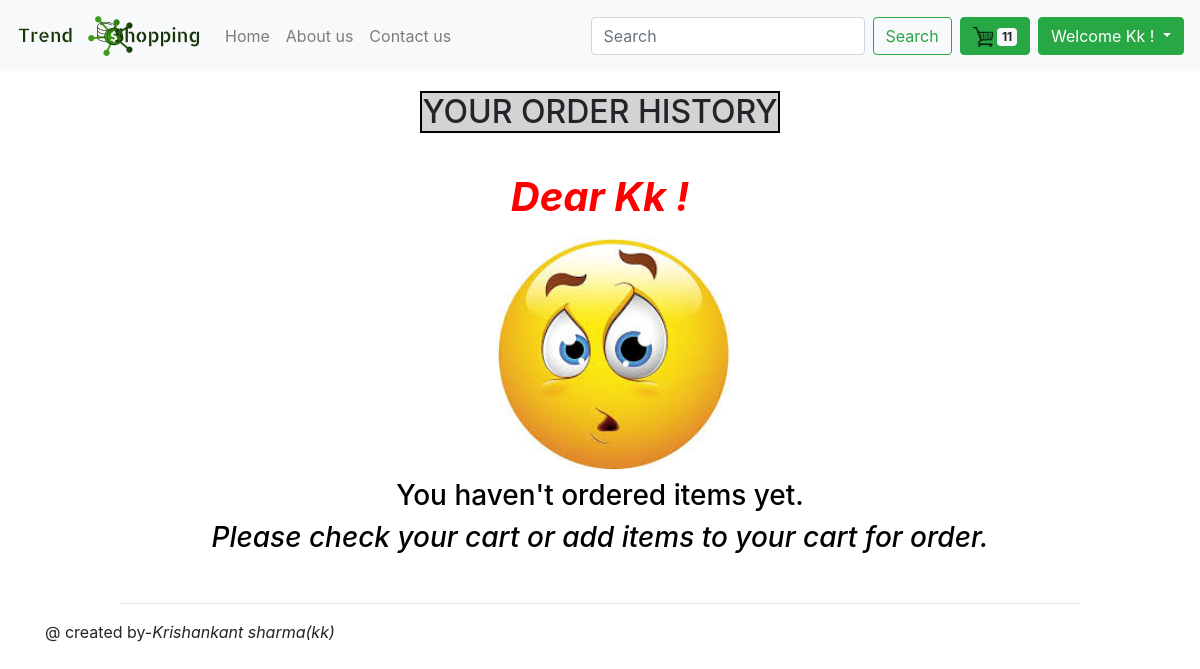
/payment-history/ (signed in), run on an earlier commit of the app's database.
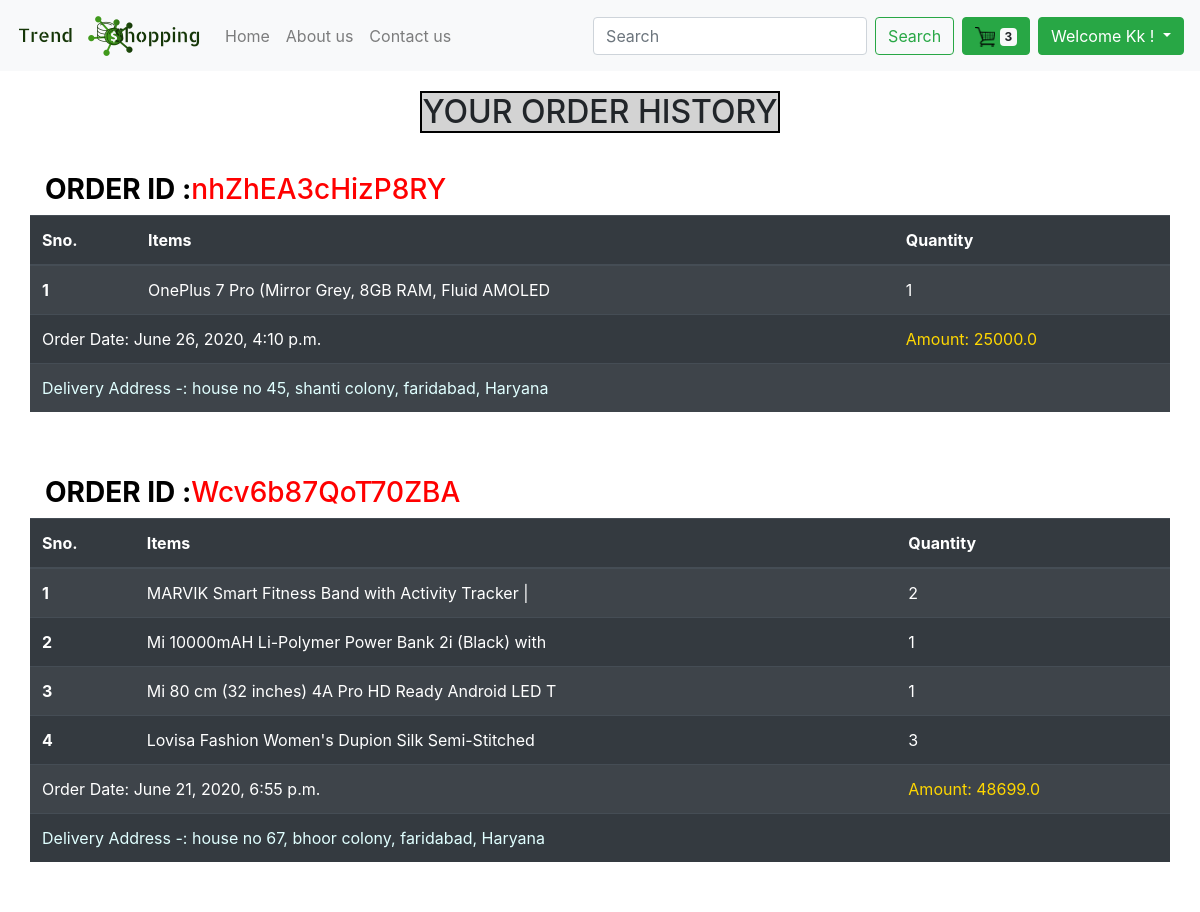
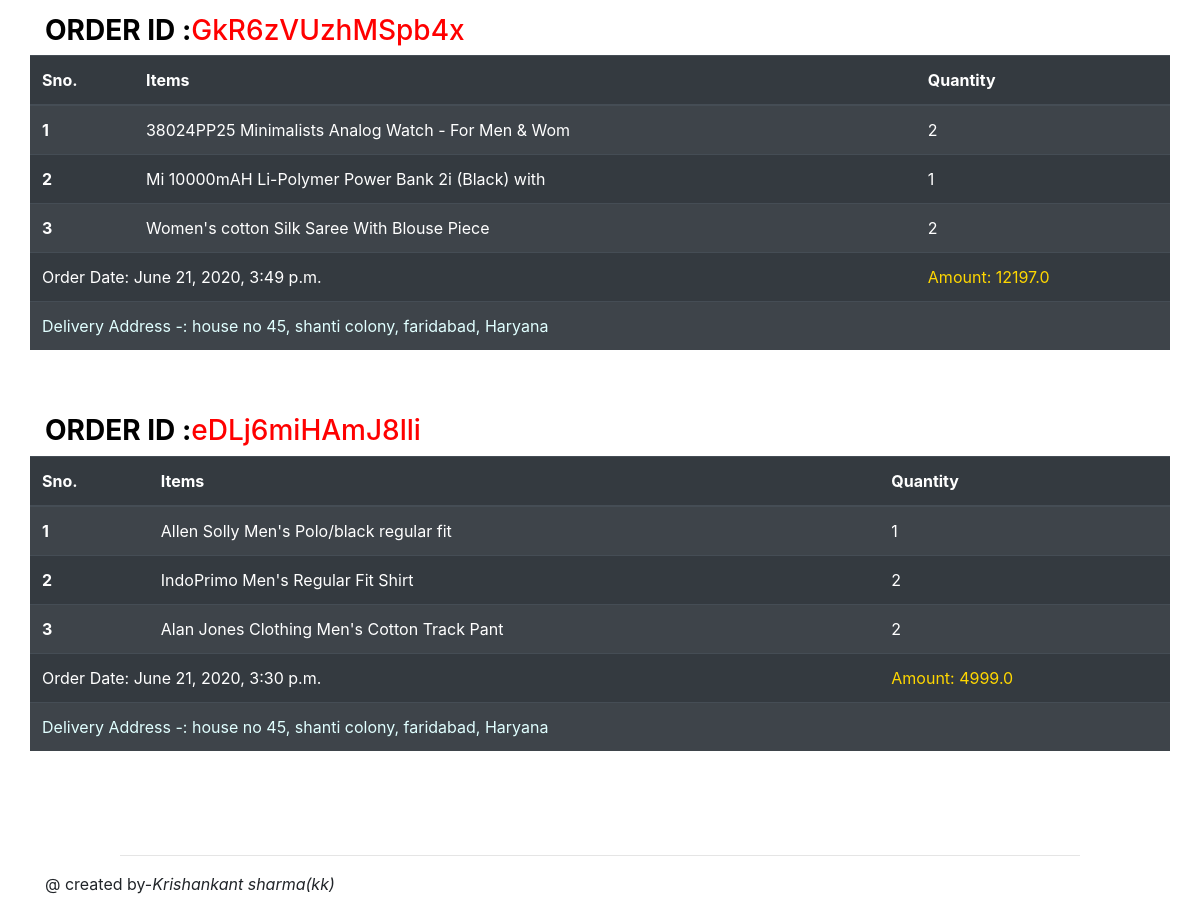
And on a later commit of the database (2 pictures, top to bottom).
### myapp/models.py (models this page shows, shortened)
class Order(models.Model):
    STATUS=(
            ('Not order','Not order'),
            ('Out for delivery','Out for delivery'),
            ('delivered','delivered'),
            )
    user=models.ForeignKey(settings.AUTH_USER_MODEL, on_delete=models.CASCADE)
    unique_id = models.CharField(max_length=20,default="")
    items=models.ManyToManyField(OrderItem)
    start_date=models.DateTimeField(auto_now=True)
    order_date=models.DateTimeField()
    complete_date=models.DateTimeField(null=True, blank=True)
    ordered=models.BooleanField(default=False)
    status = models.CharField(max_length=100, default="not order",choices=STATUS)
    payment_price=models.FloatField(default=0)
    delivery_address=models.ForeignKey('CheckoutForm',on_delete=models.SET_NULL,blank=True,null=True)
    def __str__(self):
        return f"{self.user}-({self.status})"
    def final(self):
        total=0
        for item in self.items.all():
            total += item.final_price()
        return total
    amount=property(final)
    class Meta:
        ordering=["status"]

class OrderItem(models.Model):
    user = models.ForeignKey(settings.AUTH_USER_MODEL, on_delete=models.CASCADE,)
    ordered = models.BooleanField(default=False)
    item=models.ForeignKey(product, on_delete=models.CASCADE)
    quantity = models.IntegerField(default=1)

class product(models.Model):
  product_id=models.AutoField
  slug=models.SlugField(max_length=250, blank=True)
  product_name=models.CharField(max_length=50)
  category=models.CharField(max_length=50,default="")
  sub_category=models.CharField(max_length=50,default="")
  desc=models.CharField(max_length=1000)
  price=models.IntegerField(default=0)
  discount_price=models.IntegerField(default=0,blank=True)
  new=models.BooleanField(default=False)
  pub_date=models.DateField()
  image=models.ImageField(upload_to='app/images',default="")
  image1 = models.ImageField(upload_to='app/images', default="")
  image2 = models.ImageField(upload_to='app/images', default="")
  image3 = models.ImageField(upload_to='app/images', default="")
  image4 = models.ImageField(upload_to='app/images', default="")
  def __str__(self):
    return self.product_name

class CheckoutForm(models.Model):
    user =models.CharField(max_length=20,default="")
    first_name= models.CharField(max_length=100)
    last_name= models.CharField(max_length=100)
    phone=PhoneNumberField()
    city=models.CharField(max_length=100)
    state=models.CharField(max_length=100)
    zip=models.CharField(max_length=100)
    house_no=models.CharField(max_length=1000)
    address=models.CharField(max_length=1000)
    corresponding=models.CharField(max_length=1000,blank=True)
    payment_mode=models.CharField(max_length=100,default="")
    class Meta:
        verbose_name_plural="Addresses"

### myapp/views.py (the view)
# urls.py: path('payment-history/',views.order_history,name='payment-history'),
def order_history(request):
    ord=Order.objects.filter(user=request.user,ordered=True,status='Out for delivery')
    user_items= OrderItem.objects.filter(user=request.user,ordered=False)
    items=user_items.values('quantity')
    count=0
    for x in items:
        count += x['quantity']
    order=ord.reverse()[::-1]
    print(order)
    context={'order':order,'count':count}
    return render(request,'order-history.html',context)

### templates/order-history.html (shortened to what this page needs)
{% extends 'basic.html' %}
{% block  body %}
<div style="margin-top:20px">
    <h2 style="text-align:center;border:2px solid black;margin-left:35%;margin-right:35%;background-color:lightgrey;margin-bottom:40px">YOUR ORDER HISTORY</h2>
    {% for i in order %}
    <h3 class="container" style="color:black"><b>ORDER ID :</b><span style="color:red">{{i.unique_id}}</span></h3>
    <table class="table table-striped table-dark container">
    <thead>
    <tr>
        <th scope="col">Sno.</th>
        <th scope="col">Items</th>
        <th scope="col">Quantity</th>
    </tr>
    </thead>
    <tbody>
    {% for j in i.items.all %}
    <tr>
        <th scope="row">{{forloop.counter}}</th>
        <td>{{j.item}}</td>
        <td>{{j.quantity}}</td>
    </tr>
    {% endfor %}
    <tr>
        <td colspan="2">Order Date: {{i.complete_date}}</td>
        <td style="color:gold">Amount: {{i.payment_price}}</td>
    </tr>
    <tr>
        <td colspan="3" style="color:lightcyan">Delivery Address -: {{i.delivery_address.house_no}}, {{i.delivery_address.address}}, {{i.delivery_address.city}}, {{i.delivery_address.state}}</td>
    </tr>
    </tbody>
</table><br><br>
    {% empty %}
</div>
<div class="container">
    <h1 style="text-align:center;color:red;"><b><i>Dear {{request.user|capfirst}} !</i></b></h1>
    <img src="/media/app/images/order-history.jpg" width="250px" height="250px" style="margin-left:40%;">
    <h3 style="text-align:center;color:black">You haven't ordered items yet.</h3>
    <h3 style="text-align:center;color:black"><i>Please check your cart or add items to your cart for order.</i></h3>
</div>
{% endfor %}
{% endblock %}

### templates/basic.html (shortened to what this page needs)
<!doctype html>
<html lang="en" xmlns="http://www.w3.org/1999/html">
  <head>
 <link rel="stylesheet" href="https://stackpath.bootstrapcdn.com/bootstrap/4.4.1/css/bootstrap.min.css">
  </head>
<body>
 <nav class="navbar navbar-expand-lg navbar-light bg-light">
     <a class="navbar-brand display-3" href="/"><img src="\media\app\images\shop.png"></a>
  <div class="collapse navbar-collapse" id="navbarSupportedContent">
    <ul class="navbar-nav mr-auto">
      <li class="nav-item " >
        <a class="nav-link" href="/" id="home">Home <span class="sr-only">(current)</span></a>
      </li>
      <li class="nav-item" >
        <a class="nav-link" href="/about/" id="about">About us </a>
      </li>
      <li class="nav-item" >
          <form method="post" action="/contact/">
        <a class="nav-link " href="/contact/" id="contact"> Contact us</a>
          </form>
      </li>
    </ul>
    <form  method="get" action="/search/" class="form-inline my-2 my-lg-0">
      <input class="form-control mr-sm-2" type="search" placeholder="Search"  name="search" id="search" aria-label="Search">
      <button class="btn btn-outline-success my-2 my-sm-0" type="submit">Search</button>
    </form>
          <a href="/order-summary/" class="btn btn-success mx-2 my-1">
          <img src="/media/app/images/shop cart.png" height="20px" width="20px">
              <span class="badge badge-light">{{count}}</span>
              </a>
      {% if user.is_authenticated %}
       <div class="dropdown ">
  <button class="btn btn-success dropdown-toggle" type="button" id="dropdownMenuButton" data-toggle="dropdown" aria-haspopup="true" aria-expanded="false">
    Welcome {{request.user|capfirst}} !
  </button>
</div>
{% endif %}
</div>
</nav>
{% block body %}
{% endblock %}
</body><br>
  <hr style="margin-left:10%;margin-right:10%">
  <footer class="container">
      <p>
          @ created by-<i>Krishankant sharma(kk)</i></p>
  </footer>
</html>

What changed in the data, as far as the page shows it:
added Order: unique_id "nhZhEA3cHizP8RY", complete_date "June 26, 2020, 4:10 p.m.", payment_price "25000.0", delivery_address.house_no "house no 45", delivery_address.address "shanti colony", delivery_address.city "faridabad", delivery_address.state "Haryana"
added OrderItem: item "OnePlus 7 Pro (Mirror Grey, 8GB RAM, Fluid AMOLED", quantity "1", shown under "nhZhEA3cHizP8RY"
added Order: unique_id "Wcv6b87QoT70ZBA", complete_date "June 21, 2020, 6:55 p.m.", payment_price "48699.0", delivery_address.house_no "house no 67", delivery_address.address "bhoor colony", delivery_address.city "faridabad", delivery_address.state "Haryana"
added OrderItem: item "MARVIK Smart Fitness Band with Activity Tracker |", quantity "2", shown under "Wcv6b87QoT70ZBA"
added OrderItem: item "Mi 10000mAH Li-Polymer Power Bank 2i (Black) with", quantity "1", shown under "Wcv6b87QoT70ZBA"
added OrderItem: item "Mi 80 cm (32 inches) 4A Pro HD Ready Android LED T", quantity "1", shown under "Wcv6b87QoT70ZBA"
added OrderItem: item "Lovisa Fashion Women's Dupion Silk Semi-Stitched", quantity "3", shown under "Wcv6b87QoT70ZBA"
added Order: unique_id "GkR6zVUzhMSpb4x", complete_date "June 21, 2020, 3:49 p.m.", payment_price "12197.0", delivery_address.house_no "house no 45", delivery_address.address "shanti colony", delivery_address.city "faridabad", delivery_address.state "Haryana"
added OrderItem: item "38024PP25 Minimalists Analog Watch - For Men & Wom", quantity "2", shown under "GkR6zVUzhMSpb4x"
added OrderItem: item "Mi 10000mAH Li-Polymer Power Bank 2i (Black) with", quantity "1", shown under "GkR6zVUzhMSpb4x"
added OrderItem: item "Women's cotton Silk Saree With Blouse Piece", quantity "2", shown under "GkR6zVUzhMSpb4x"
added Order: unique_id "eDLj6miHAmJ8lli", complete_date "June 21, 2020, 3:30 p.m.", payment_price "4999.0", delivery_address.house_no "house no 45", delivery_address.address "shanti colony", delivery_address.city "faridabad", delivery_address.state "Haryana"
added OrderItem: item "Allen Solly Men's Polo/black regular fit", quantity "1", shown under "eDLj6miHAmJ8lli"
added OrderItem: item "IndoPrimo Men's Regular Fit Shirt", quantity "2", shown under "eDLj6miHAmJ8lli"
added OrderItem: item "Alan Jones Clothing Men's Cotton Track Pant", quantity "2", shown under "eDLj6miHAmJ8lli"
Also different on the page:
{{ count }}: "11" → "3"
{{ request.user|capfirst }}: "Kk" → (not shown)
text no longer shown: "Dear ! You haven't ordered items yet. Please check your cart or add items to your cart for order."
